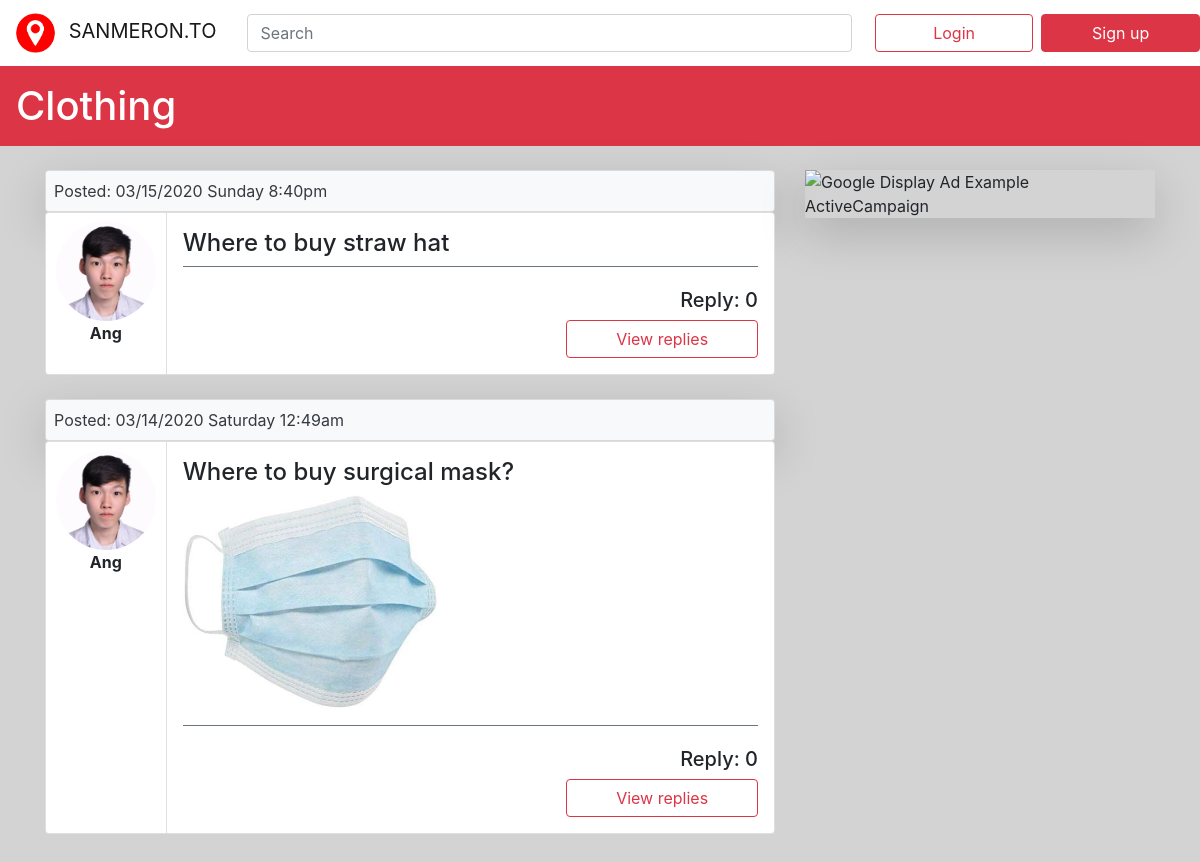
The page /category.php?category=1&categoryname=Clothing on the database its author committed.
### tables this page shows
CREATE TABLE `tbl_posts` (
  `post_id` int(10) NOT NULL,
  `user_id` int(10) NOT NULL,
  `date_time` datetime DEFAULT NULL,
  `title` varchar(100) DEFAULT NULL,
  `category` int(10) DEFAULT NULL,
  `description` varchar(500) DEFAULT NULL,
  `picture` varchar(100) DEFAULT NULL
);

CREATE TABLE `tbl_users` (
  `user_id` int(10) NOT NULL,
  `userlevel` varchar(10) NOT NULL DEFAULT 'regular',
  `username` varchar(20) DEFAULT NULL,
  `password` varchar(32) DEFAULT NULL,
  `email` varchar(20) DEFAULT NULL,
  `userpicture` varchar(100) NOT NULL DEFAULT 'default.png',
  `gov_id` varchar(100) DEFAULT NULL
);

### category.php (the view, shortened to what this page needs)
<?php
$category = $_GET['category'];
$categoryname = $_GET['categoryname'];
include "db_connection.php";
?>
<!DOCTYPE html>
<html lang="en">
<head>
    <link rel="stylesheet" href="https://stackpath.bootstrapcdn.com/bootstrap/4.4.1/css/bootstrap.min.css">
    <link href="https://maxcdn.bootstrapcdn.com/bootstrap/4.0.0-beta.2/css/bootstrap.min.css" rel="stylesheet" />
    <link rel="stylesheet" href="CSS/category.css">
</head>
<body>
    <nav class="navbar navbar-expand-md navbar-light bg-white sticky-top">
        <a href="index.php" class="navbar-brand">
            <img class="logo img-responsive rounded-circle mr-2" src="Images\logo.png" alt="">
            SANMERON.TO
        </a>
        <div class="collapse navbar-collapse" id="navbarSupportedContent">
            <form class="form col-xl-8">
                <input class="form-control mr-sm-2" type="search" placeholder="Search" aria-label="Search">
            </form>
            <?php
            if (!(isset($_SESSION['user']) && $_SESSION['id'] == 201710117)) {
                echo '<a href="mylogin.php" class="btn btn-outline-danger col-4 col-sm-2 mr-2 mx-md-2 mt-2 mt-md-0" role="button" aria-pressed="true">Login</a>';
                echo '<a href="myregister.php" class="btn btn-danger col-4 col-sm-2 mt-2 mt-md-0" role="button" aria-pressed="true">Sign up</a>';
            }
            ?>
        </div>
    </nav>
    <div class="h1 bg-danger text-white p-3 mb-4">
        <?php echo $categoryname ?>
    </div>
    <div class="container">
        <div class="row mb-4">
                <?php
                if(!isset($_SESSION['user']))
                    echo '<div class="col-sm-12 col-md-8">';
                else if($user['userlevel'] == "premium")
                    echo '<div class="col-12">';
                else
                    echo '<div class="col-sm-12 col-md-8">';
                $sql = "SELECT p.*, u.username, u.userpicture
                        FROM tbl_posts p, tbl_users u
                        WHERE p.user_id = u.user_id
                        AND category = $category
                        ORDER BY date_time DESC";
                $result = mysqli_query($connection, $sql);
                while ($row = mysqli_fetch_array($result)) {
                    echo "<div class='row'>";
                    echo     "<div class='col'>";
                    echo         "<div class='card shadow-lg p-2 bg-light text-dark'>Posted: " . date_format(new DateTime($row['date_time']), 'm/d/Y l g:ia') . "</div>";
                    echo     "</div>";
                    echo "</div>";
                    echo "<div class='card-group mb-4'>";
                    echo     "<div class='card mb-0 col-sm-2 p-2'>";
                    echo         "<div class='card-block text-center'>";
                    echo             "<img class='userpicture img-fluid' src=Userpicture/" . $row['userpicture'] . ">";
                    echo             "<div class='medium'><strong>" . $row['username'] . "</strong></div>";
                    echo         "</div>";
                    echo     "</div>";
                    echo     "<div class='card col-sm-10 p-3'>";
                    echo         "<div class='card-block'>";
                    echo            "<div class='border-bottom border-secondary'>";
                    echo                "<h4>" . $row['title'] . "</h4>";
                    if (!empty($row['picture'])) {
                        echo "<img class='picture mb-3 img-fluid' src=Picture/" . $row['picture'] . ">";
                    }
                    echo            "</div>";
                    echo            "<form method='post'>";
                    echo                "<div class='text-right'>";
                    $sql2 = "SELECT r.*
                            FROM tbl_replies r
                            WHERE r.post_id = ".$row['post_id']."";
                    $result2 = mysqli_query($connection, $sql2);
                    if ($result2) {
                        $numrows = mysqli_num_rows($result2);
                        echo "<h5>Reply: " . $numrows . "</h5>";
                    }
                    echo                    "<button type='submit' name='" . $row['post_id'] . "' class='btn btn-outline-danger col-5 col-sm-4'>View replies</button>";
                    echo                "</div>";
                    echo            "</form>";
                    echo         "</div>";
                    echo     "</div>";
                    echo "</div>";
                }
                ?>
            </div>
            <?php
                if(!isset($_SESSION['user']))
                    echo '<div class="col-4 d-none d-md-block">';
                else if($user['userlevel'] == "premium")
                    echo '<div class="col-12 d-none">';
                else
                    echo '<div class="col-4 d-none d-md-block">';
            ?>
                <div class="shadow-lg">
                    <img src="https://chainlinkmarketing-closetheloopadve.netdna-ssl.com/wp-content/uploads/2019/07/Google-Display-Ad-Example-ActiveCampaign.jpg" alt="Google Display Ad Example ActiveCampaign" title="Google Display Ad Example ActiveCampaign">
                </div>
            </div>
        </div>
    </div>
</body>
</html>

### CSS/category.css (style rules this page uses)
body { background: lightgray; }
.logo { height: 40px; }
.navbar { background-color: white; }
.picture { max-width: 255px; height: auto; }
.userpicture { border-radius: 50%; width: 100px; height: auto; }

### rows shown on the page
tbl_posts: date_time "03/15/2020 Sunday 8:40pm", user.userpicture (picture), user.username "Ang", title "Where to buy straw hat", numrows "0"
tbl_posts: date_time "03/14/2020 Saturday 12:49am", user.userpicture (picture), user.username "Ang", title "Where to buy surgical mask?", picture (picture), numrows "0"

### other values the page prints
$categoryname "Clothing"
